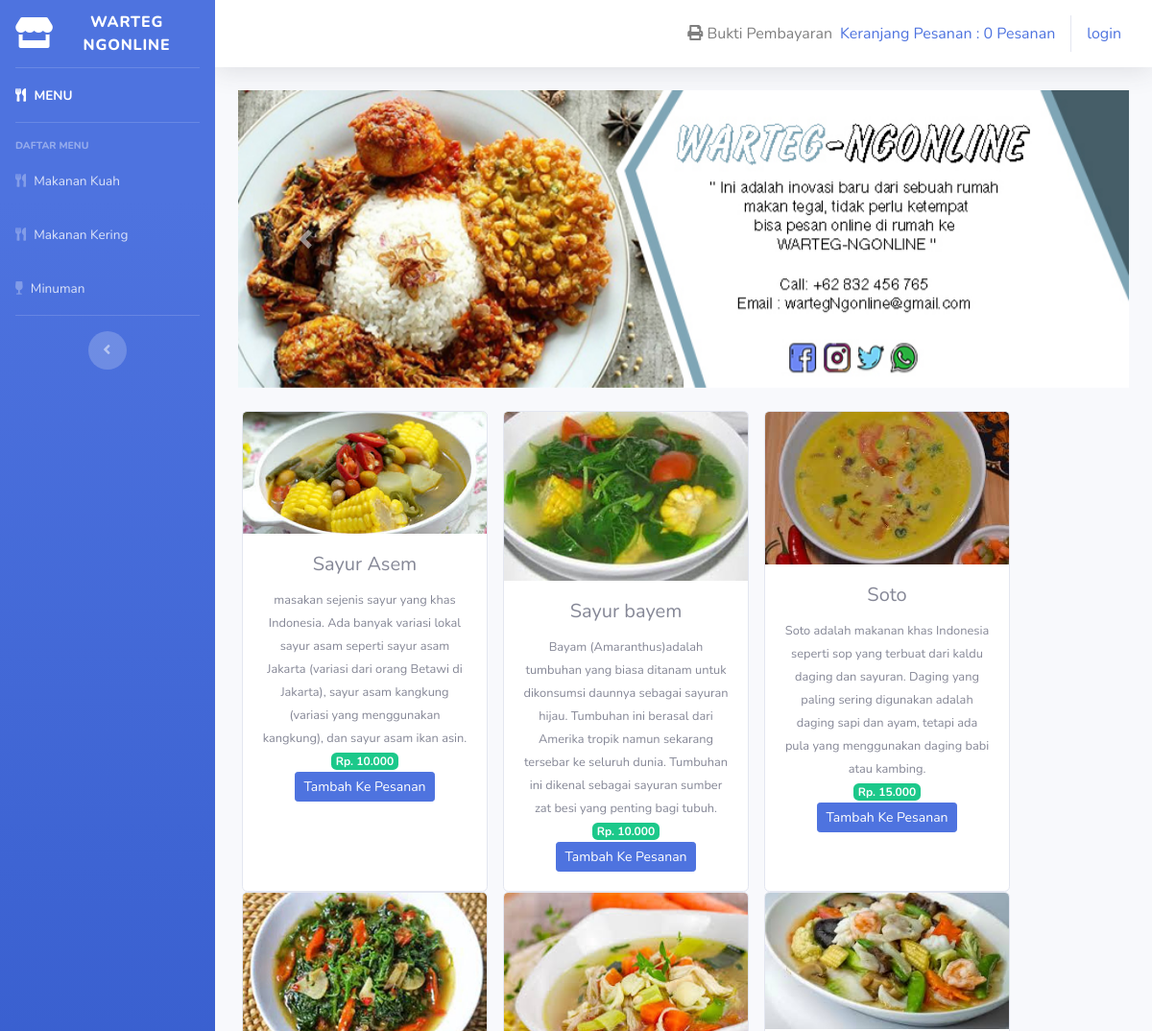
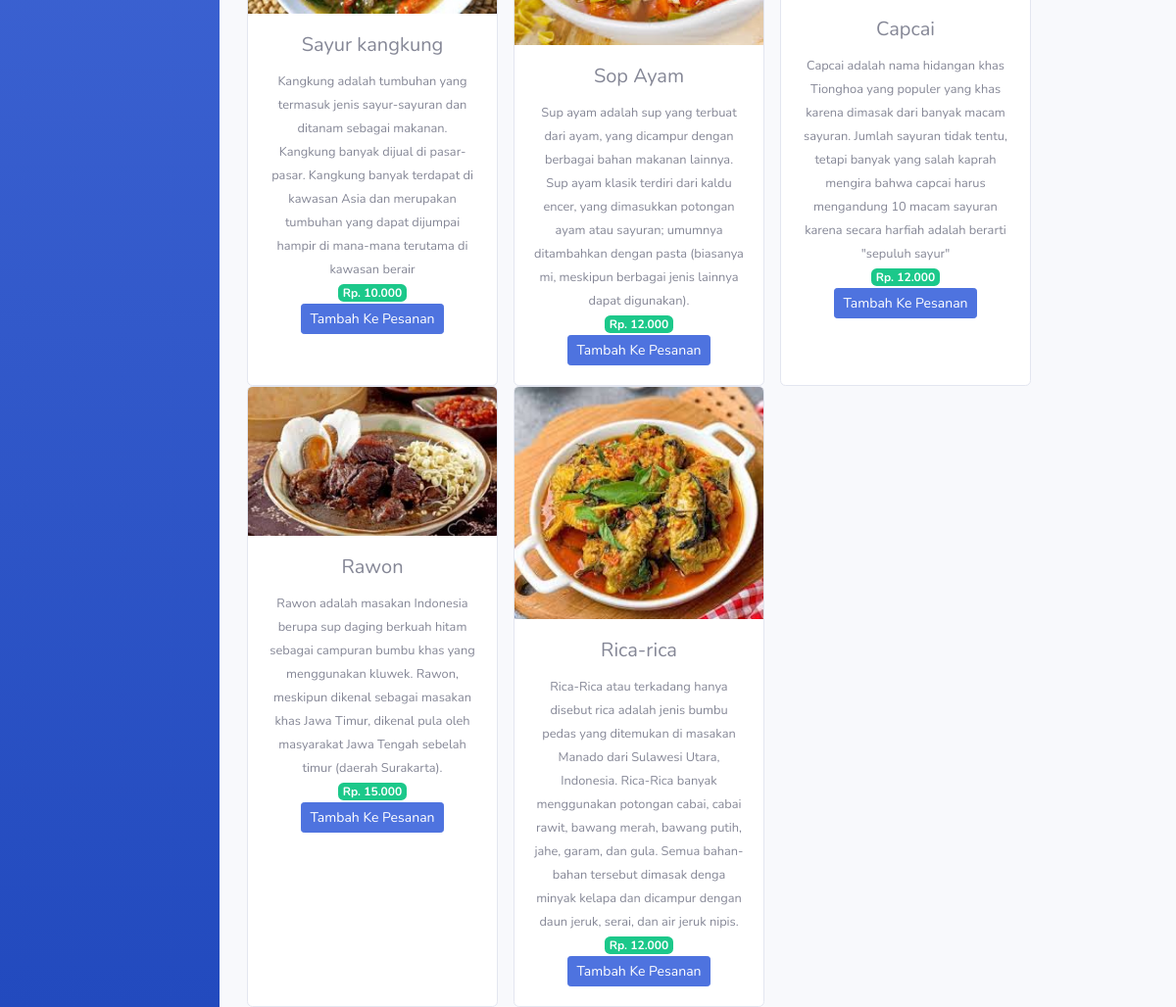
Screenshot of /index.php/kategori/makanan_kuah with the database file from the repository (2 pictures, top to bottom).
### tables this page shows
CREATE TABLE `menu` (
  `id_makanan` int(11) NOT NULL,
  `nama_makanan` varchar(120) NOT NULL,
  `keterangan` varchar(5000) NOT NULL,
  `kategori` varchar(60) NOT NULL,
  `harga` int(11) NOT NULL,
  `persediaan` int(4) NOT NULL,
  `gambar` text NOT NULL
);

### application/controllers/kategori.php (called while the page is built, shortened)
<?php
class Kategori extends CI_Controller{
	public function makanan_kuah()
	{
		$data['makanan_kuah'] = $this->model_kategori->data_makanan_kuah()->result();
		$this->load->view('templates/header');
		$this->load->view('templates/sidebar');
		$this->load->view('makanan_kuah' ,$data);
		$this->load->view('templates/footer');
	}
}

### index.php (called while the page is built, shortened)
<?php
require_once BASEPATH.'core/CodeIgniter.php';

### application/models/model_kategori.php (called while the page is built, shortened)
<?php
class Model_kategori extends CI_Model{
	public function data_makanan_kuah(){
		return $this->db->get_where("menu",array('kategori' => 'Makanan Kuah'));
	}
}

### application/views/makanan_kuah.php (the view, shortened to what this page needs)
<div class="container-fluid">
<div id="carouselExampleControls" class="carousel slide" data-ride="carousel">
  <div class="carousel-inner">
    <div class="carousel-item active">
      <img src="<?php echo base_url('assets/img/wartegngonline1.jpg') ?>" class="d-block w-100" alt="...">
    </div>
  </div>
  <a class="carousel-control-prev" href="#carouselExampleControls" role="button" data-slide="prev">
    <span class="carousel-control-prev-icon" aria-hidden="true"></span>
  </a>
  <a class="carousel-control-next" href="#carouselExampleControls" role="button" data-slide="next">
    <span class="carousel-control-next-icon" aria-hidden="true"></span>
  </a>
</div><br>
  <div class="row text-center">
    <?php foreach ($makanan_kuah as $mn) : ?>
      <div class="card ml-3" style="width: 16rem;">
        <img src="<?php echo base_url().'/upload/'.$mn->gambar ?>" class="card-img-top" alt="...">
          <div class="card-body">
            <h5 class="card-title"><?php echo $mn->nama_makanan ?></h5>
            <small><?php echo $mn->keterangan ?></small><br>
            <span class="badge badge-success">Rp. <?php echo number_format($mn->harga,0,',','.') ?></span><br>
            <?php echo anchor('dashboard/tambah_ke_pesanan/' .$mn->id_makanan,'<div class="btn btn-sm btn-primary">Tambah Ke Pesanan</div>') ?>
          </div>
      </div>
    <?php endforeach; ?>
  </div>
</div>

### rows the page displays
menu: gambar (picture), nama_makanan "Sayur Asem", keterangan "masakan sejenis sayur yang khas Indonesia. Ada banyak variasi lokal sayur asam seperti sayur asam Jakarta (variasi dari orang Betawi di Jakarta), sayur asam kangkung (variasi yang menggunakan kangkung), dan sayur asam ikan asin.", harga "10.000", id_makanan "Tambah Ke Pesanan"
menu: gambar (picture), nama_makanan "Sayur bayem", keterangan "Bayam (Amaranthus)adalah tumbuhan yang biasa ditanam untuk dikonsumsi daunnya sebagai sayuran hijau. Tumbuhan ini berasal dari Amerika tropik namun sekarang tersebar ke seluruh dunia. Tumbuhan ini dikenal sebagai sayuran sumber zat besi yang penting bagi tubuh.", harga "10.000", id_makanan "Tambah Ke Pesanan"
menu: gambar (picture), nama_makanan "Soto", keterangan "Soto adalah makanan khas Indonesia seperti sop yang terbuat dari kaldu daging dan sayuran. Daging yang paling sering digunakan adalah daging sapi dan ayam, tetapi ada pula yang menggunakan daging babi atau kambing.", harga "15.000", id_makanan "Tambah Ke Pesanan"
menu: gambar (picture), nama_makanan "Sayur kangkung", keterangan "Kangkung adalah tumbuhan yang termasuk jenis sayur-sayuran dan ditanam sebagai makanan. Kangkung banyak dijual di pasar-pasar. Kangkung banyak terdapat di kawasan Asia dan merupakan tumbuhan yang dapat dijumpai hampir di mana-mana terutama di kawasan berair", harga "10.000", id_makanan "Tambah Ke Pesanan"
menu: gambar (picture), nama_makanan "Sop Ayam", keterangan "Sup ayam adalah sup yang terbuat dari ayam, yang dicampur dengan berbagai bahan makanan lainnya. Sup ayam klasik terdiri dari kaldu encer, yang dimasukkan potongan ayam atau sayuran; umumnya ditambahkan dengan pasta (biasanya mi, meskipun berbagai jenis lainnya dapat digunakan).", harga "12.000", id_makanan "Tambah Ke Pesanan"
menu: gambar (picture), nama_makanan "Capcai", keterangan "Capcai adalah nama hidangan khas Tionghoa yang populer yang khas karena dimasak dari banyak macam sayuran. Jumlah sayuran tidak tentu, tetapi banyak yang salah kaprah mengira bahwa capcai harus mengandung 10 macam sayuran karena secara harfiah adalah berarti \"sepuluh sayur\"", harga "12.000", id_makanan "Tambah Ke Pesanan"
menu: gambar (picture), nama_makanan "Rawon", keterangan "Rawon adalah masakan Indonesia berupa sup daging berkuah hitam sebagai campuran bumbu khas yang menggunakan kluwek. Rawon, meskipun dikenal sebagai masakan khas Jawa Timur, dikenal pula oleh masyarakat Jawa Tengah sebelah timur (daerah Surakarta).", harga "15.000", id_makanan "Tambah Ke Pesanan"
menu: gambar (picture), nama_makanan "Rica-rica", keterangan "Rica-Rica atau terkadang hanya disebut rica adalah jenis bumbu pedas yang ditemukan di masakan Manado dari Sulawesi Utara, Indonesia. Rica-Rica banyak menggunakan potongan cabai, cabai rawit, bawang merah, bawang putih, jahe, garam, dan gula. Semua bahan-bahan tersebut dimasak denga minyak kelapa dan dicampur dengan daun jeruk, serai, dan air jeruk nipis.", harga "12.000", id_makanan "Tambah Ke Pesanan"

### other values shown
anchor('dashboard/detail_pesanan', $keranjang ) "Keranjang Pesanan : 0 Pesanan"
anchor('auth/login','login') "login"
